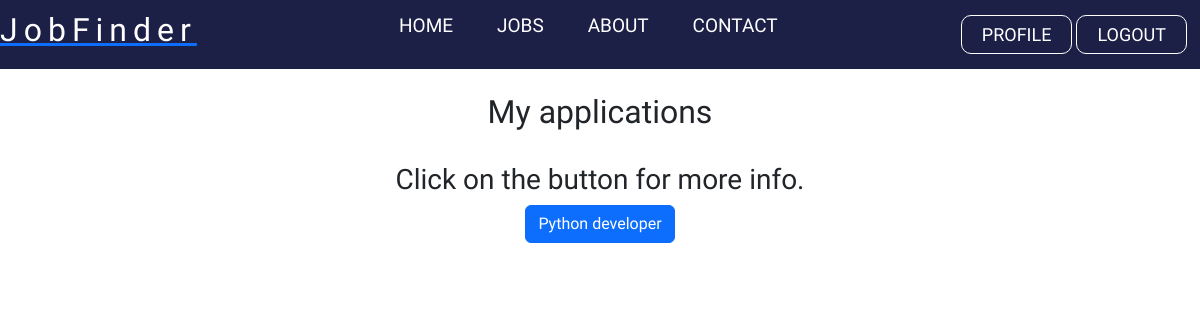
The app's page /board (signed in), older data.
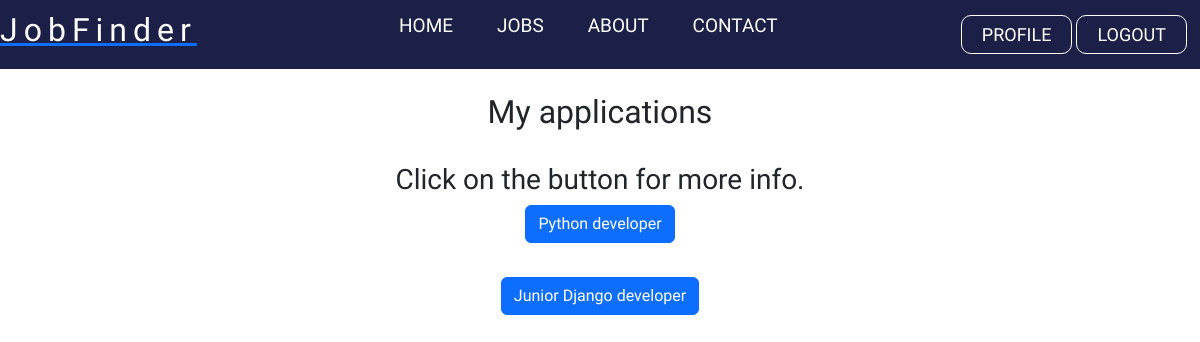
The same page, newer data.
### backend/models.py (models this page shows, shortened)
class Application(models.Model):
    job = models.ForeignKey(Job, related_name='applications', on_delete=models.CASCADE, null=True)
    fullName = models.CharField(max_length=100, null=True, blank=True)
    email = models.EmailField()
    introduceYourself = models.TextField(null=True)
    created_at = models.DateTimeField(auto_now_add=True, null=True)
    created_by = models.ForeignKey(User, related_name='applications', on_delete=models.CASCADE, null=True)

class Job(models.Model):
    user = models.ForeignKey(User, related_name='useraccount', on_delete=models.CASCADE, null=True, blank=True, editable=False)
    title = models.CharField(max_length=200, null=True, blank=True)
    company = models.CharField(max_length=200, null=True, blank=True)
    jobType = models.CharField(choices=JOB_CHOICES, max_length = 50, null=True, blank=True)
    category = models.CharField(choices=CATEGORY_CHOICES, max_length = 50, null=True, blank=True)
    contractType = models.CharField(choices=CONTRACT_CHOICES, max_length = 50, null=True, blank=True)
    experience = models.CharField(choices=EXPERIENCE_CHOICES, max_length = 50, null=True, blank=True)
    description = RichTextField(blank=True, null=True)
    proglanguage =  models.CharField(max_length=200, null=True, blank=True)
    place = models.CharField(max_length=200, null=True, blank=True)
    salary = models.CharField(max_length=200, null=True, blank=True)
    published = models.DateTimeField(default=timezone.now)
    class Meta:
        ordering = ['-published']

### backend/views.py (the view)
# urls.py: path('board', views.board, name='board'),
@login_required
def board(request):
     return render(request, 'backend/board.html', {'useraccount': request.user.useraccount})

### templates/backend/board.html (shortened to what this page needs)
{% load static%}
{% block content %}
{% include 'navbar.html'%}
<center>
        <br>
        <h2>My applications</h2>
        <br>
        <h3>Click on the button for more info.<h3>
        {% for application in request.user.applications.all %}
        <div class="application">
            <a type="button" class="btn btn-primary" href="{% url 'see_applications' application.id %}">{{ application.job.title}}</a>
        </div>
        <br>
        {% empty %}
        <br>
        <p>No application to show.</p>
        {% endfor %}
    </center>
      <link href="https://cdn.jsdelivr.net/npm/bootstrap@5.2.0-beta1/dist/css/bootstrap.min.css" rel="stylesheet">
{% endblock %}

Row changes from the older to the newer data that the page shows:
added Application: job "Junior Django developer"
